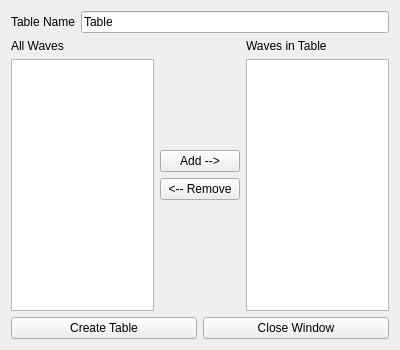
<?xml version="1.0" encoding="UTF-8"?>
<ui version="4.0">
 <class>CreateTableDialog</class>
 <widget class="QWidget" name="CreateTableDialog">
  <property name="geometry">
   <rect>
    <x>0</x>
    <y>0</y>
    <width>400</width>
    <height>350</height>
   </rect>
  </property>
  <property name="windowTitle">
   <string>Create Table</string>
  </property>
  <layout class="QVBoxLayout" name="verticalLayout_4">
   <item>
    <layout class="QHBoxLayout" name="horizontalLayout_3">
     <item>
      <widget class="QLabel" name="label_3">
       <property name="text">
        <string>Table Name</string>
       </property>
      </widget>
     </item>
     <item>
      <widget class="QLineEdit" name="tableName">
       <property name="text">
        <string>Table</string>
       </property>
      </widget>
     </item>
    </layout>
   </item>
   <item>
    <layout class="QHBoxLayout" name="horizontalLayout">
     <item>
      <layout class="QVBoxLayout" name="verticalLayout">
       <item>
        <widget class="QLabel" name="label">
         <property name="text">
          <string>All Waves</string>
         </property>
        </widget>
       </item>
       <item>
        <widget class="QListView" name="allWavesListView">
         <property name="selectionMode">
          <enum>QAbstractItemView::ExtendedSelection</enum>
         </property>
        </widget>
       </item>
      </layout>
     </item>
     <item>
      <layout class="QVBoxLayout" name="verticalLayout_2">
       <item>
        <spacer name="verticalSpacer_2">
         <property name="orientation">
          <enum>Qt::Vertical</enum>
         </property>
         <property name="sizeHint" stdset="0">
          <size>
           <width>20</width>
           <height>40</height>
          </size>
         </property>
        </spacer>
       </item>
       <item>
        <widget class="QPushButton" name="addWaveButton">
         <property name="text">
          <string>Add --&gt;</string>
         </property>
        </widget>
       </item>
       <item>
        <widget class="QPushButton" name="removeWaveButton">
         <property name="text">
          <string>&lt;-- Remove</string>
         </property>
        </widget>
       </item>
       <item>
        <spacer name="verticalSpacer">
         <property name="orientation">
          <enum>Qt::Vertical</enum>
         </property>
         <property name="sizeHint" stdset="0">
          <size>
           <width>20</width>
           <height>40</height>
          </size>
         </property>
        </spacer>
       </item>
      </layout>
     </item>
     <item>
      <layout class="QVBoxLayout" name="verticalLayout_3">
       <item>
        <widget class="QLabel" name="label_2">
         <property name="text">
          <string>Waves in Table</string>
         </property>
        </widget>
       </item>
       <item>
        <widget class="QListView" name="tableWavesListView">
         <property name="selectionMode">
          <enum>QAbstractItemView::ExtendedSelection</enum>
         </property>
        </widget>
       </item>
      </layout>
     </item>
    </layout>
   </item>
   <item>
    <layout class="QHBoxLayout" name="horizontalLayout_2">
     <item>
      <widget class="QPushButton" name="createTableButton">
       <property name="text">
        <string>Create Table</string>
       </property>
      </widget>
     </item>
     <item>
      <widget class="QPushButton" name="closeWindowButton">
       <property name="text">
        <string>Close Window</string>
       </property>
      </widget>
     </item>
    </layout>
   </item>
  </layout>
 </widget>
 <resources/>
 <connections/>
</ui>
